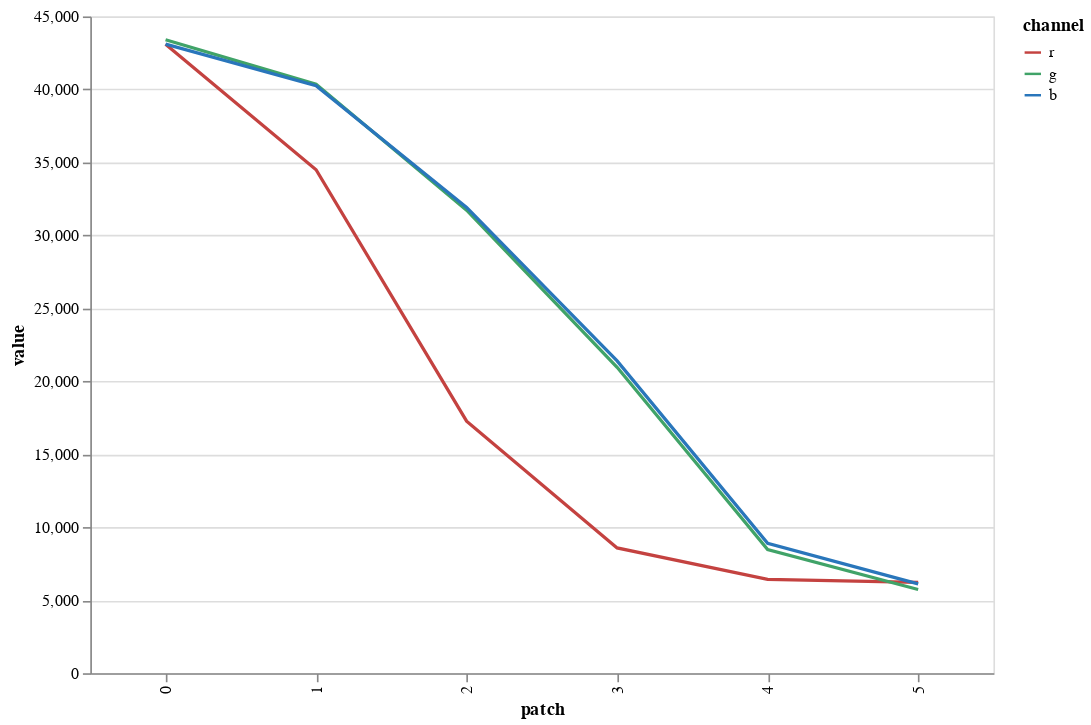

This figure's notebook cell:
### Code cell
# LAD patches extracted and plotted

region_1 = patch_region(6, {'x':1760, 'y':3300, 'w':300, 'h':250, 'd':100})
region_2 = patch_region(6, {'x':0, 'y':0, 'w':300, 'h':250, 'd':0})

for i in region_1[:1]:
    source_patches = img[i[1]:i[3],i[0]:i[2], :3]
for i in region_1[1:]:
    source_patches = numpy.concatenate((source_patches, img[i[1]:i[3],i[0]:i[2], :3]), axis=1)
  
render_image(source_patches)
source_means = patch_values(region_2, source_patches)
plot_values(source_means)

### Figure 1 — Vega-Lite specification as saved in the notebook (floating-point values rounded to 4 significant figures)
{"config": {"view": {"continuousWidth": 400, "continuousHeight": 300}}, "layer": [{"mark": "line", "encoding": {"color": {"field": "channel", "scale": {"domain": ["r", "g", "b"], "range": ["#c44240", "#40a368", "#2976bb"]}, "type": "nominal"}, "x": {"field": "patch", "type": "nominal"}, "y": {"field": "value", "type": "quantitative"}}}], "data": {"name": "data-ec57ec13435b445978d7b8bc00c8cbf9"}, "height": 400, "title": "", "width": 550, "$schema": "https://vega.github.io/schema/vega-lite/v4.17.0.json", "datasets": {"data-ec57ec13435b445978d7b8bc00c8cbf9": [{"channel": "r", "value": 43090.0, "patch": 0}, {"channel": "r", "value": 34490.0, "patch": 1}, {"channel": "r", "value": 17270.0, "patch": 2}, {"channel": "r", "value": 8586.0, "patch": 3}, {"channel": "r", "value": 6426.0, "patch": 4}, {"channel": "r", "value": 6226.0, "patch": 5}, {"channel": "g", "value": 43400.0, "patch": 0}, {"channel": "g", "value": 40350.0, "patch": 1}, {"channel": "g", "value": 31720.0, "patch": 2}, {"channel": "g", "value": 20960.0, "patch": 3}, {"channel": "g", "value": 8472.0, "patch": 4}, {"channel": "g", "value": 5737.0, "patch": 5}, {"channel": "b", "value": 43100.0, "patch": 0}, {"channel": "b", "value": 40250.0, "patch": 1}, {"channel": "b", "value": 31920.0, "patch": 2}, {"channel": "b", "value": 21400.0, "patch": 3}, {"channel": "b", "value": 8905.0, "patch": 4}, {"channel": "b", "value": 6125.0, "patch": 5}]}}
